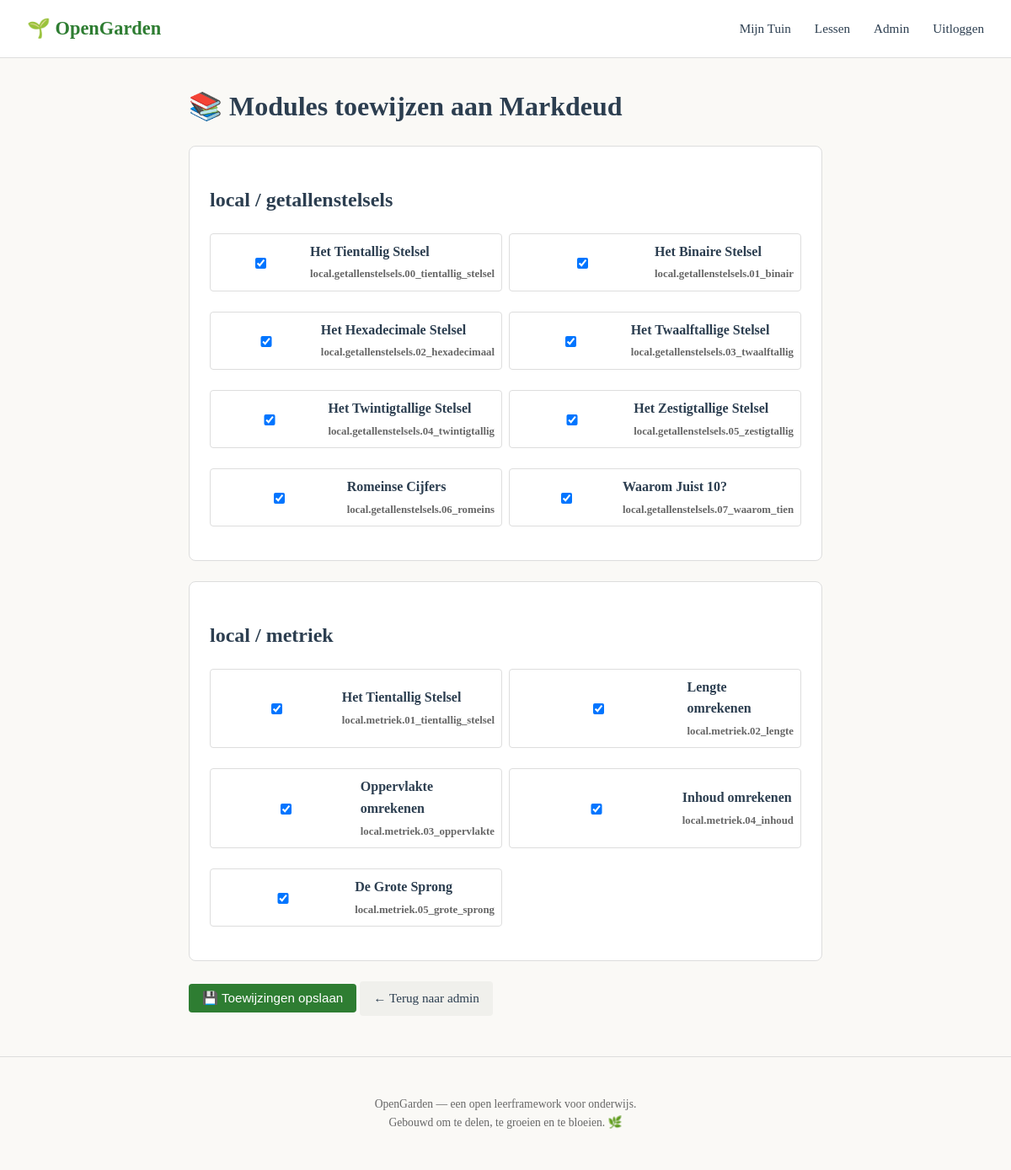
The app's page /admin/assign/Markdeud (signed in) with its own data.
### opengarden/models.py (models this page shows, shortened)
class User(db.Model):
    id = db.Column(db.Integer, primary_key=True)
    username = db.Column(db.String(150), unique=True, nullable=False)
    email = db.Column(db.String(150), unique=True, nullable=False)
    password_hash = db.Column(db.String(256), nullable=False)
    role = db.Column(db.String(20), nullable=False, default="student")
    dashboard_theme = db.Column(db.String(20), nullable=False, default="plant")
    module_visibility = db.Column(db.String(20), nullable=False, default="alles")
    last_seen = db.Column(db.DateTime, nullable=True)

class UserModule(db.Model):
    __tablename__ = "user_module"
    id = db.Column(db.Integer, primary_key=True)
    user_id = db.Column(db.Integer, db.ForeignKey("user.id"), nullable=False)
    module_slug = db.Column(db.String(120), nullable=False)
    assigned_by = db.Column(db.Integer, db.ForeignKey("user.id"), nullable=False)
    assigned_at = db.Column(db.DateTime, default=datetime.utcnow, nullable=False)
    volgorde = db.Column(db.Integer, nullable=True)
    __table_args__ = (UniqueConstraint("user_id", "module_slug", name="uq_user_module"),)

### opengarden/admin/routes.py (the view)
@admin_bp.route("/assign/<username>")
@login_required
@admin_required
def assign_form(username):
    user = User.query.filter_by(username=username).first()
    if not user:
        flash("Gebruiker niet gevonden.", "warning")
        return redirect(url_for("admin.index"))
    assigned = {
        um.module_slug for um in UserModule.query.filter_by(user_id=user.id).all()
    }
    all_modules = _get_all_modules()
    return render_template(
        "admin/assign.html",
        user=user,
        all_modules=all_modules,
        assigned=assigned,
    )

### opengarden/__init__.py (called while the page is built)
def create_app(config_class=Config):
    app = Flask(__name__, instance_relative_config=True)
    app.config.from_object(config_class)
    os.makedirs(app.instance_path, exist_ok=True)
    db.init_app(app)
    @app.context_processor
    def inject_globals():
        from flask import session
        return {
            "current_role": session.get("role", "guest"),
        }
    from opengarden.auth import auth_bp
    from opengarden.content import content_bp
    from opengarden.dashboard import dashboard_bp
    from opengarden.admin import admin_bp
    app.register_blueprint(auth_bp, url_prefix="/auth")
    app.register_blueprint(content_bp, url_prefix="/content")
    app.register_blueprint(dashboard_bp, url_prefix="/dashboard")
    app.register_blueprint(admin_bp, url_prefix="/admin")
    @app.route("/")
    def index():
        return render_template("index.html")
    return app

### opengarden/admin/routes.py (called while the page is built)
def admin_required(f):
    @wraps(f)
    def decorated_function(*args, **kwargs):
        if session.get("role") != "admin":
            flash("Alleen admins mogen dit.", "danger")
            return redirect(url_for("dashboard.index"))
        return f(*args, **kwargs)
    return decorated_function

def _get_all_modules():
    result = []
    for source in load_sources():
        source_name = source["name"]
        tracks = get_all_tracks(source_name)
        for track in tracks:
            modules = load_track_modules(source_name, track)
            result.append({
                "source": source_name,
                "track": track,
                "modules": modules,
            })
    return result

### opengarden/auth/utils.py (called while the page is built)
def login_required(f):
    @wraps(f)
    def decorated_function(*args, **kwargs):
        if "user_id" not in session:
            flash("Log eerst in.", "warning")
            return redirect(url_for("auth.login", next=request.full_path))
        return f(*args, **kwargs)
    return decorated_function

### opengarden/content_loader.py (called while the page is built)
def load_sources():
    sources_path = CONTENT_DIR / "_sources.yaml"
    if not sources_path.exists():
        return []
    with open(sources_path, "r", encoding="utf-8") as f:
        data = yaml.safe_load(f) or {}
    return data.get("sources", [])

### opengarden/admin/templates/admin/assign.html (shortened to what this page needs)
{% extends "base.html" %}
{% block content %}
<h1>📚 Modules toewijzen aan {{ user.username }}</h1>
<form method="POST">
    {% for group in all_modules %}
    <div class="card">
        <h2>{{ group.source }} / {{ group.track }}</h2>
        <div style="display: grid; grid-template-columns: repeat(auto-fill, minmax(250px, 1fr)); gap: 0.5rem;">
            {% for m in group.modules %}
            <label style="display: flex; align-items: center; gap: 0.5rem; padding: 0.5rem; border: 1px solid var(--border); border-radius: 4px; cursor: pointer;">
                <input type="checkbox" name="module_slug" value="{{ m.module_slug }}"
                    {% if m.module_slug in assigned %}checked{% endif %}>
                <span>
                    <strong>{{ m.title }}</strong><br>
                    <span style="font-size: 0.8rem; color: var(--text-soft);">{{ m.module_slug }}</span>
                </span>
            </label>
            {% endfor %}
        </div>
    </div>
    {% endfor %}
    <button type="submit" class="btn">💾 Toewijzingen opslaan</button>
    <a href="{{ url_for('admin.index') }}" class="btn btn-secondary">← Terug naar admin</a>
</form>
{% endblock %}

### opengarden/templates/base.html (shortened to what this page needs)
<!doctype html>
<html lang="nl">
<head>
</head>
<body>
<header>
    <a href="{{ url_for('index') }}" class="brand">🌱 OpenGarden</a>
    <nav>
        {% if current_role != 'guest' %}
            <a href="{{ url_for('dashboard.index') }}">Mijn Tuin</a>
            <a href="{{ url_for('content.index') }}">Lessen</a>
            {% if current_role == 'admin' %}
                <a href="{{ url_for('admin.index') }}">Admin</a>
            {% endif %}
            <a href="{{ url_for('auth.logout') }}">Uitloggen</a>
        {% else %}
            <a href="{{ url_for('auth.login') }}">Inloggen</a>
            <a href="{{ url_for('auth.register') }}">Registreren</a>
        {% endif %}
    </nav>
</header>
<main>
    {% block content %}{% endblock %}
</main>
<footer>
    <p>OpenGarden — een open leerframework voor onderwijs.<br>
    Gebouwd om te delen, te groeien en te bloeien. 🌿</p>
</footer>
</body>
</html>

### opengarden/templates/base.html (style rules this page uses)
:root { --bg: #faf9f6; --bg-alt: #f0f0ec; --text: #2c3e50; --text-soft: #666; --accent: #2e7d32; --accent-soft: #c8e6c9; --border: #ddd; --success: #4caf50; --warning: #ff9800; --error: #f44336; --card-bg: #fff; }
* { box-sizing: border-box; }
body { font-family: Georgia, serif; margin: 0; padding: 0; background: var(--bg); color: var(--text); line-height: 1.6; }
header { background: var(--card-bg); border-bottom: 1px solid var(--border); padding: 1rem 2rem; display: flex; justify-content: space-between; align-items: center; }
header a.brand { font-size: 1.4rem; font-weight: 600; color: var(--accent); text-decoration: none; }
nav a { margin-left: 1.5rem; color: var(--text); text-decoration: none; font-size: 0.95rem; }
main { max-width: 800px; margin: 2rem auto; padding: 0 1.5rem; }
.card { background: var(--card-bg); border: 1px solid var(--border); border-radius: 8px; padding: 1.5rem; margin-bottom: 1.5rem; }
.btn { display: inline-block; padding: 0.5rem 1rem; background: var(--accent); color: #fff; text-decoration: none; border-radius: 4px; border: none; cursor: pointer; font-size: 0.95rem; }
.btn-secondary { background: var(--bg-alt); color: var(--text); }
input, textarea, select { width: 100%; padding: 0.5rem; border: 1px solid var(--border); border-radius: 4px; font-family: inherit; font-size: 0.95rem; margin-top: 0.3rem; }
label { display: block; margin-bottom: 1rem; font-weight: 600; }
footer { text-align: center; padding: 2rem; color: var(--text-soft); font-size: 0.85rem; border-top: 1px solid var(--border); margin-top: 3rem; }

### records on screen
User: username "Markdeud"
UserModule: title "Het Tientallig Stelsel", module_slug "local.getallenstelsels.00_tientallig_stelsel"
UserModule: title "Het Binaire Stelsel", module_slug "local.getallenstelsels.01_binair"
UserModule: title "Het Hexadecimale Stelsel", module_slug "local.getallenstelsels.02_hexadecimaal"
UserModule: title "Het Twaalftallige Stelsel", module_slug "local.getallenstelsels.03_twaalftallig"
UserModule: title "Het Twintigtallige Stelsel", module_slug "local.getallenstelsels.04_twintigtallig"
UserModule: title "Het Zestigtallige Stelsel", module_slug "local.getallenstelsels.05_zestigtallig"
UserModule: title "Romeinse Cijfers", module_slug "local.getallenstelsels.06_romeins"
UserModule: title "Waarom Juist 10?", module_slug "local.getallenstelsels.07_waarom_tien"
UserModule: title "Het Tientallig Stelsel", module_slug "local.metriek.01_tientallig_stelsel"
UserModule: title "Lengte omrekenen", module_slug "local.metriek.02_lengte"
UserModule: title "Oppervlakte omrekenen", module_slug "local.metriek.03_oppervlakte"
UserModule: title "Inhoud omrekenen", module_slug "local.metriek.04_inhoud"
UserModule: title "De Grote Sprong", module_slug "local.metriek.05_grote_sprong"

### other values on screen
{{ group.source }} "local" "local"
{{ group.track }} "getallenstelsels" "metriek"
